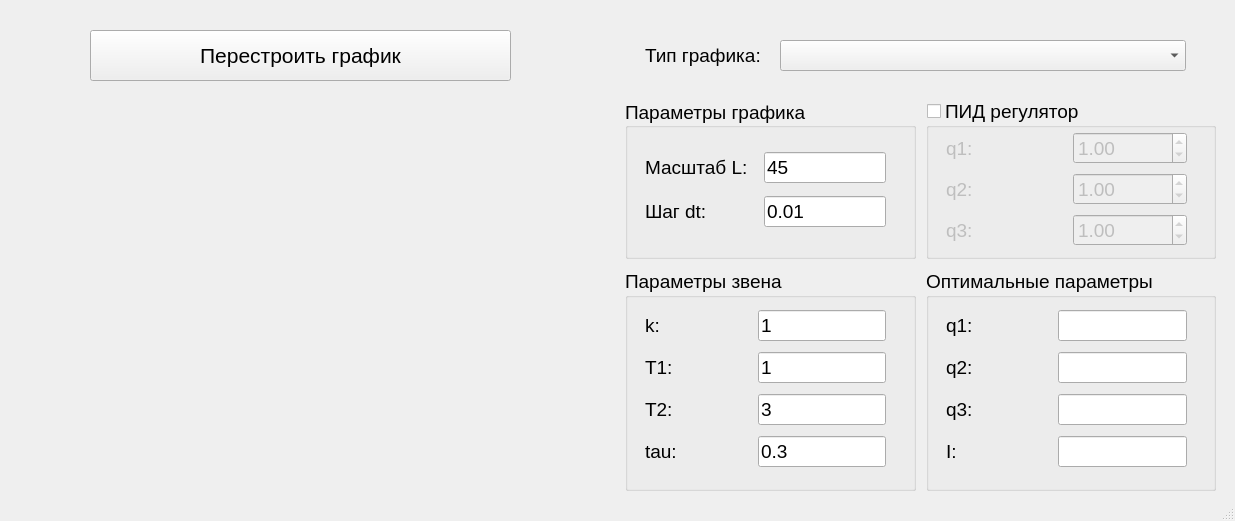
<?xml version="1.0" encoding="UTF-8"?>
<ui version="4.0">
 <class>MainWindow</class>
 <widget class="QMainWindow" name="MainWindow">
  <property name="geometry">
   <rect>
    <x>0</x>
    <y>0</y>
    <width>1235</width>
    <height>521</height>
   </rect>
  </property>
  <property name="windowTitle">
   <string>Метод градиентного спуска</string>
  </property>
  <widget class="QWidget" name="centralwidget">
   <widget class="QCustomPlot" name="plot" native="true">
    <property name="geometry">
     <rect>
      <x>20</x>
      <y>100</y>
      <width>561</width>
      <height>391</height>
     </rect>
    </property>
   </widget>
   <widget class="QPushButton" name="pushButton">
    <property name="geometry">
     <rect>
      <x>90</x>
      <y>30</y>
      <width>421</width>
      <height>51</height>
     </rect>
    </property>
    <property name="font">
     <font>
      <family>Tahoma</family>
      <pointsize>16</pointsize>
     </font>
    </property>
    <property name="text">
     <string>Перестроить график</string>
    </property>
   </widget>
   <widget class="QWidget" name="verticalLayoutWidget">
    <property name="geometry">
     <rect>
      <x>600</x>
      <y>20</y>
      <width>641</width>
      <height>491</height>
     </rect>
    </property>
    <layout class="QVBoxLayout" name="verticalLayout_3" stretch="1,6">
     <property name="spacing">
      <number>8</number>
     </property>
     <property name="leftMargin">
      <number>25</number>
     </property>
     <property name="rightMargin">
      <number>25</number>
     </property>
     <property name="bottomMargin">
      <number>10</number>
     </property>
     <item>
      <widget class="QWidget" name="title" native="true">
       <widget class="QWidget" name="horizontalLayoutWidget">
        <property name="geometry">
         <rect>
          <x>20</x>
          <y>10</y>
          <width>541</width>
          <height>51</height>
         </rect>
        </property>
        <layout class="QHBoxLayout" name="horizontalLayout" stretch="1,3">
         <property name="spacing">
          <number>0</number>
         </property>
         <item>
          <widget class="QLabel" name="label">
           <property name="font">
            <font>
             <family>Tahoma</family>
             <pointsize>14</pointsize>
            </font>
           </property>
           <property name="styleSheet">
            <string notr="true"/>
           </property>
           <property name="text">
            <string>Тип графика:</string>
           </property>
          </widget>
         </item>
         <item>
          <widget class="QComboBox" name="comboBox">
           <property name="font">
            <font>
             <family>Tahoma</family>
             <pointsize>14</pointsize>
            </font>
           </property>
          </widget>
         </item>
        </layout>
       </widget>
      </widget>
     </item>
     <item>
      <layout class="QHBoxLayout" name="horizontalLayout_2" stretch="0,0">
       <property name="spacing">
        <number>0</number>
       </property>
       <property name="topMargin">
        <number>3</number>
       </property>
       <item>
        <layout class="QVBoxLayout" name="verticalLayout" stretch="0,0">
         <property name="spacing">
          <number>10</number>
         </property>
         <property name="sizeConstraint">
          <enum>QLayout::SetMaximumSize</enum>
         </property>
         <property name="leftMargin">
          <number>0</number>
         </property>
         <property name="rightMargin">
          <number>5</number>
         </property>
         <property name="bottomMargin">
          <number>10</number>
         </property>
         <item>
          <widget class="QGroupBox" name="groupBox_2">
           <property name="sizePolicy">
            <sizepolicy hsizetype="Preferred" vsizetype="Maximum">
             <horstretch>0</horstretch>
             <verstretch>100</verstretch>
            </sizepolicy>
           </property>
           <property name="maximumSize">
            <size>
             <width>16777215</width>
             <height>160</height>
            </size>
           </property>
           <property name="font">
            <font>
             <family>Tahoma</family>
             <pointsize>14</pointsize>
            </font>
           </property>
           <property name="contextMenuPolicy">
            <enum>Qt::DefaultContextMenu</enum>
           </property>
           <property name="title">
            <string>Параметры графика</string>
           </property>
           <property name="alignment">
            <set>Qt::AlignLeading|Qt::AlignLeft|Qt::AlignVCenter</set>
           </property>
           <property name="flat">
            <bool>false</bool>
           </property>
           <property name="checkable">
            <bool>false</bool>
           </property>
           <widget class="QWidget" name="layoutWidget_3">
            <property name="geometry">
             <rect>
              <x>20</x>
              <y>40</y>
              <width>241</width>
              <height>101</height>
             </rect>
            </property>
            <layout class="QGridLayout" name="gridLayout_3">
             <property name="horizontalSpacing">
              <number>16</number>
             </property>
             <property name="verticalSpacing">
              <number>0</number>
             </property>
             <item row="1" column="0">
              <widget class="QLabel" name="label_10">
               <property name="text">
                <string>Шаг dt:</string>
               </property>
              </widget>
             </item>
             <item row="1" column="1">
              <widget class="QLineEdit" name="dt">
               <property name="text">
                <string>0.01</string>
               </property>
              </widget>
             </item>
             <item row="0" column="0">
              <widget class="QLabel" name="label_9">
               <property name="text">
                <string>Масштаб L:</string>
               </property>
              </widget>
             </item>
             <item row="0" column="1">
              <widget class="QLineEdit" name="L">
               <property name="text">
                <string>45</string>
               </property>
              </widget>
             </item>
            </layout>
           </widget>
          </widget>
         </item>
         <item>
          <widget class="QGroupBox" name="groupBox">
           <property name="sizePolicy">
            <sizepolicy hsizetype="Preferred" vsizetype="Maximum">
             <horstretch>0</horstretch>
             <verstretch>0</verstretch>
            </sizepolicy>
           </property>
           <property name="maximumSize">
            <size>
             <width>16777215</width>
             <height>250</height>
            </size>
           </property>
           <property name="font">
            <font>
             <family>Tahoma</family>
             <pointsize>14</pointsize>
            </font>
           </property>
           <property name="title">
            <string>Параметры звена </string>
           </property>
           <property name="flat">
            <bool>false</bool>
           </property>
           <property name="checkable">
            <bool>false</bool>
           </property>
           <widget class="QWidget" name="layoutWidget">
            <property name="geometry">
             <rect>
              <x>20</x>
              <y>30</y>
              <width>241</width>
              <height>181</height>
             </rect>
            </property>
            <layout class="QGridLayout" name="gridLayout" columnstretch="0,0">
             <property name="leftMargin">
              <number>0</number>
             </property>
             <property name="rightMargin">
              <number>0</number>
             </property>
             <property name="bottomMargin">
              <number>0</number>
             </property>
             <property name="horizontalSpacing">
              <number>80</number>
             </property>
             <property name="verticalSpacing">
              <number>0</number>
             </property>
             <item row="3" column="0">
              <widget class="QLabel" name="label_8">
               <property name="text">
                <string>tau:</string>
               </property>
              </widget>
             </item>
             <item row="0" column="0">
              <widget class="QLabel" name="label_4">
               <property name="text">
                <string>k:</string>
               </property>
              </widget>
             </item>
             <item row="3" column="1">
              <widget class="QLineEdit" name="tau">
               <property name="text">
                <string>0.3</string>
               </property>
              </widget>
             </item>
             <item row="0" column="1">
              <widget class="QLineEdit" name="k">
               <property name="text">
                <string>1</string>
               </property>
              </widget>
             </item>
             <item row="1" column="0">
              <widget class="QLabel" name="label_2">
               <property name="text">
                <string>T1: </string>
               </property>
              </widget>
             </item>
             <item row="2" column="0">
              <widget class="QLabel" name="label_3">
               <property name="text">
                <string>T2: </string>
               </property>
              </widget>
             </item>
             <item row="1" column="1">
              <widget class="QLineEdit" name="T1">
               <property name="text">
                <string>1</string>
               </property>
              </widget>
             </item>
             <item row="2" column="1">
              <widget class="QLineEdit" name="T2">
               <property name="text">
                <string>3</string>
               </property>
              </widget>
             </item>
            </layout>
           </widget>
          </widget>
         </item>
        </layout>
       </item>
       <item>
        <layout class="QVBoxLayout" name="verticalLayout_2">
         <property name="spacing">
          <number>10</number>
         </property>
         <property name="leftMargin">
          <number>5</number>
         </property>
         <property name="rightMargin">
          <number>0</number>
         </property>
         <property name="bottomMargin">
          <number>10</number>
         </property>
         <item>
          <widget class="QGroupBox" name="PID">
           <property name="sizePolicy">
            <sizepolicy hsizetype="Preferred" vsizetype="Maximum">
             <horstretch>0</horstretch>
             <verstretch>100</verstretch>
            </sizepolicy>
           </property>
           <property name="maximumSize">
            <size>
             <width>16777215</width>
             <height>160</height>
            </size>
           </property>
           <property name="font">
            <font>
             <family>Tahoma</family>
             <pointsize>14</pointsize>
            </font>
           </property>
           <property name="title">
            <string>ПИД регулятор</string>
           </property>
           <property name="flat">
            <bool>false</bool>
           </property>
           <property name="checkable">
            <bool>true</bool>
           </property>
           <property name="checked">
            <bool>false</bool>
           </property>
           <widget class="QWidget" name="layoutWidget_2">
            <property name="geometry">
             <rect>
              <x>20</x>
              <y>30</y>
              <width>241</width>
              <height>121</height>
             </rect>
            </property>
            <layout class="QGridLayout" name="gridLayout_2">
             <property name="horizontalSpacing">
              <number>12</number>
             </property>
             <item row="1" column="0">
              <widget class="QLabel" name="label_6">
               <property name="text">
                <string>q2: </string>
               </property>
              </widget>
             </item>
             <item row="2" column="0">
              <widget class="QLabel" name="label_7">
               <property name="text">
                <string>q3:</string>
               </property>
              </widget>
             </item>
             <item row="0" column="0">
              <widget class="QLabel" name="label_5">
               <property name="text">
                <string>q1:</string>
               </property>
              </widget>
             </item>
             <item row="0" column="1">
              <widget class="QDoubleSpinBox" name="q1">
               <property name="decimals">
                <number>2</number>
               </property>
               <property name="singleStep">
                <double>0.010000000000000</double>
               </property>
               <property name="value">
                <double>1.000000000000000</double>
               </property>
              </widget>
             </item>
             <item row="1" column="1">
              <widget class="QDoubleSpinBox" name="q2">
               <property name="decimals">
                <number>2</number>
               </property>
               <property name="singleStep">
                <double>0.010000000000000</double>
               </property>
               <property name="value">
                <double>1.000000000000000</double>
               </property>
              </widget>
             </item>
             <item row="2" column="1">
              <widget class="QDoubleSpinBox" name="q3">
               <property name="decimals">
                <number>2</number>
               </property>
               <property name="singleStep">
                <double>0.010000000000000</double>
               </property>
               <property name="value">
                <double>1.000000000000000</double>
               </property>
              </widget>
             </item>
            </layout>
           </widget>
          </widget>
         </item>
         <item>
          <widget class="QGroupBox" name="groupBox_3">
           <property name="font">
            <font>
             <family>Tahoma</family>
             <pointsize>14</pointsize>
            </font>
           </property>
           <property name="title">
            <string>Оптимальные параметры</string>
           </property>
           <widget class="QWidget" name="gridLayoutWidget">
            <property name="geometry">
             <rect>
              <x>20</x>
              <y>30</y>
              <width>241</width>
              <height>181</height>
             </rect>
            </property>
            <layout class="QGridLayout" name="gridLayout_4">
             <property name="topMargin">
              <number>0</number>
             </property>
             <property name="horizontalSpacing">
              <number>85</number>
             </property>
             <property name="verticalSpacing">
              <number>0</number>
             </property>
             <item row="2" column="1">
              <widget class="QLabel" name="label_12">
               <property name="font">
                <font>
                 <family>Tahoma</family>
                 <pointsize>14</pointsize>
                </font>
               </property>
               <property name="text">
                <string>q2:</string>
               </property>
              </widget>
             </item>
             <item row="3" column="2">
              <widget class="QLineEdit" name="optQ3">
               <property name="font">
                <font>
                 <family>Tahoma</family>
                 <pointsize>14</pointsize>
                </font>
               </property>
               <property name="text">
                <string/>
               </property>
               <property name="readOnly">
                <bool>true</bool>
               </property>
              </widget>
             </item>
             <item row="2" column="2">
              <widget class="QLineEdit" name="optQ2">
               <property name="font">
                <font>
                 <family>Tahoma</family>
                 <pointsize>14</pointsize>
                </font>
               </property>
               <property name="text">
                <string/>
               </property>
               <property name="readOnly">
                <bool>true</bool>
               </property>
              </widget>
             </item>
             <item row="1" column="1">
              <widget class="QLabel" name="label_11">
               <property name="font">
                <font>
                 <family>Tahoma</family>
                 <pointsize>14</pointsize>
                </font>
               </property>
               <property name="text">
                <string>q1:</string>
               </property>
              </widget>
             </item>
             <item row="1" column="2">
              <widget class="QLineEdit" name="optQ1">
               <property name="font">
                <font>
                 <family>Tahoma</family>
                 <pointsize>14</pointsize>
                </font>
               </property>
               <property name="text">
                <string/>
               </property>
               <property name="readOnly">
                <bool>true</bool>
               </property>
              </widget>
             </item>
             <item row="3" column="1">
              <widget class="QLabel" name="label_13">
               <property name="font">
                <font>
                 <family>Tahoma</family>
                 <pointsize>14</pointsize>
                </font>
               </property>
               <property name="text">
                <string>q3:</string>
               </property>
              </widget>
             </item>
             <item row="4" column="2">
              <widget class="QLineEdit" name="Icrit">
               <property name="font">
                <font>
                 <family>Tahoma</family>
                 <pointsize>14</pointsize>
                </font>
               </property>
               <property name="text">
                <string/>
               </property>
               <property name="readOnly">
                <bool>true</bool>
               </property>
              </widget>
             </item>
             <item row="4" column="1">
              <widget class="QLabel" name="label_14">
               <property name="font">
                <font>
                 <family>Tahoma</family>
                 <pointsize>14</pointsize>
                </font>
               </property>
               <property name="text">
                <string>I:</string>
               </property>
              </widget>
             </item>
            </layout>
           </widget>
          </widget>
         </item>
        </layout>
       </item>
      </layout>
     </item>
    </layout>
   </widget>
  </widget>
  <widget class="QMenuBar" name="menubar">
   <property name="geometry">
    <rect>
     <x>0</x>
     <y>0</y>
     <width>1235</width>
     <height>20</height>
    </rect>
   </property>
  </widget>
  <widget class="QStatusBar" name="statusbar"/>
 </widget>
 <customwidgets>
  <customwidget>
   <class>QCustomPlot</class>
   <extends>QWidget</extends>
   <header>qcustomplot.h</header>
   <container>1</container>
  </customwidget>
 </customwidgets>
 <resources/>
 <connections/>
</ui>
